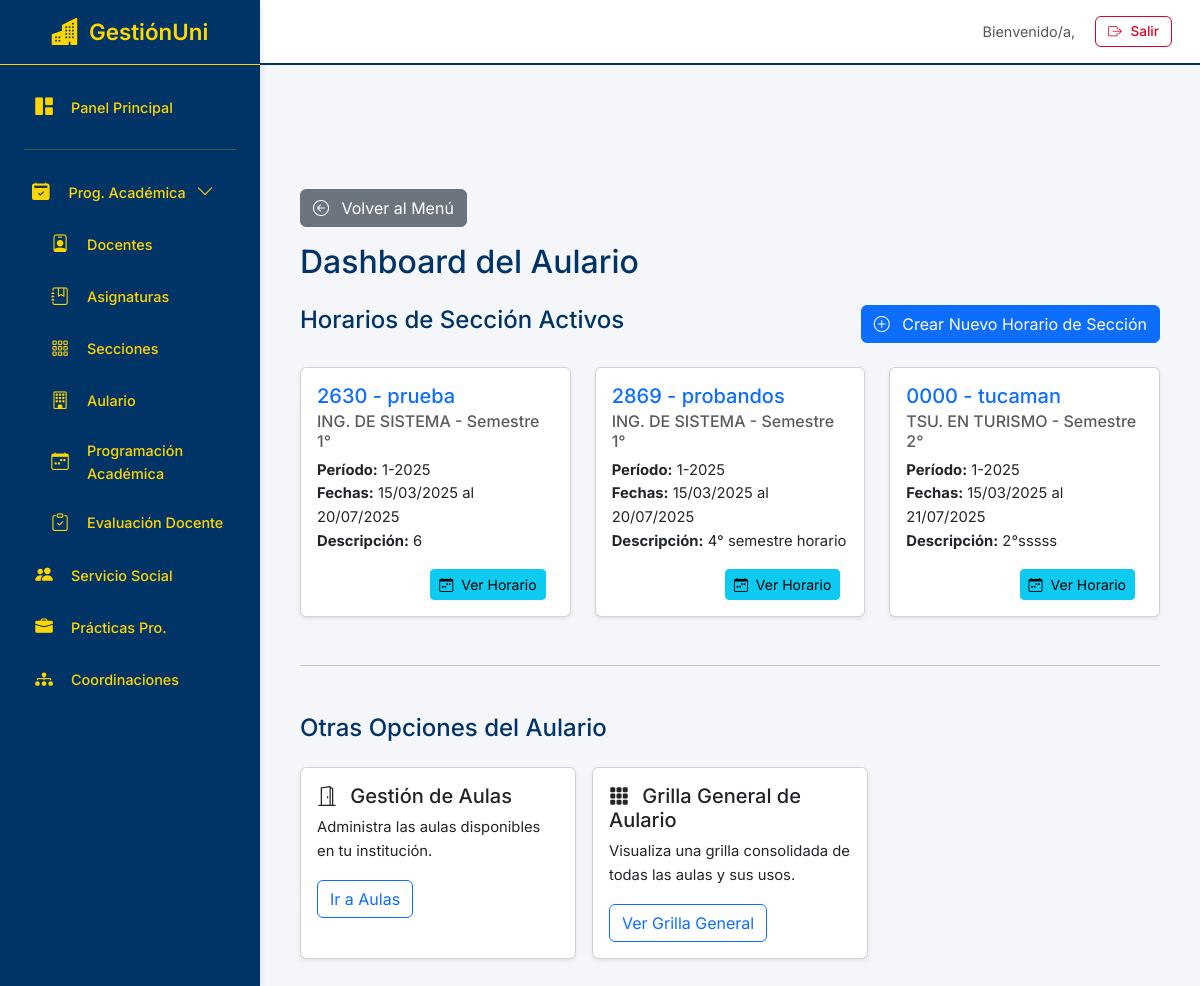
Page /programacion/aulario/ on the earlier database version.
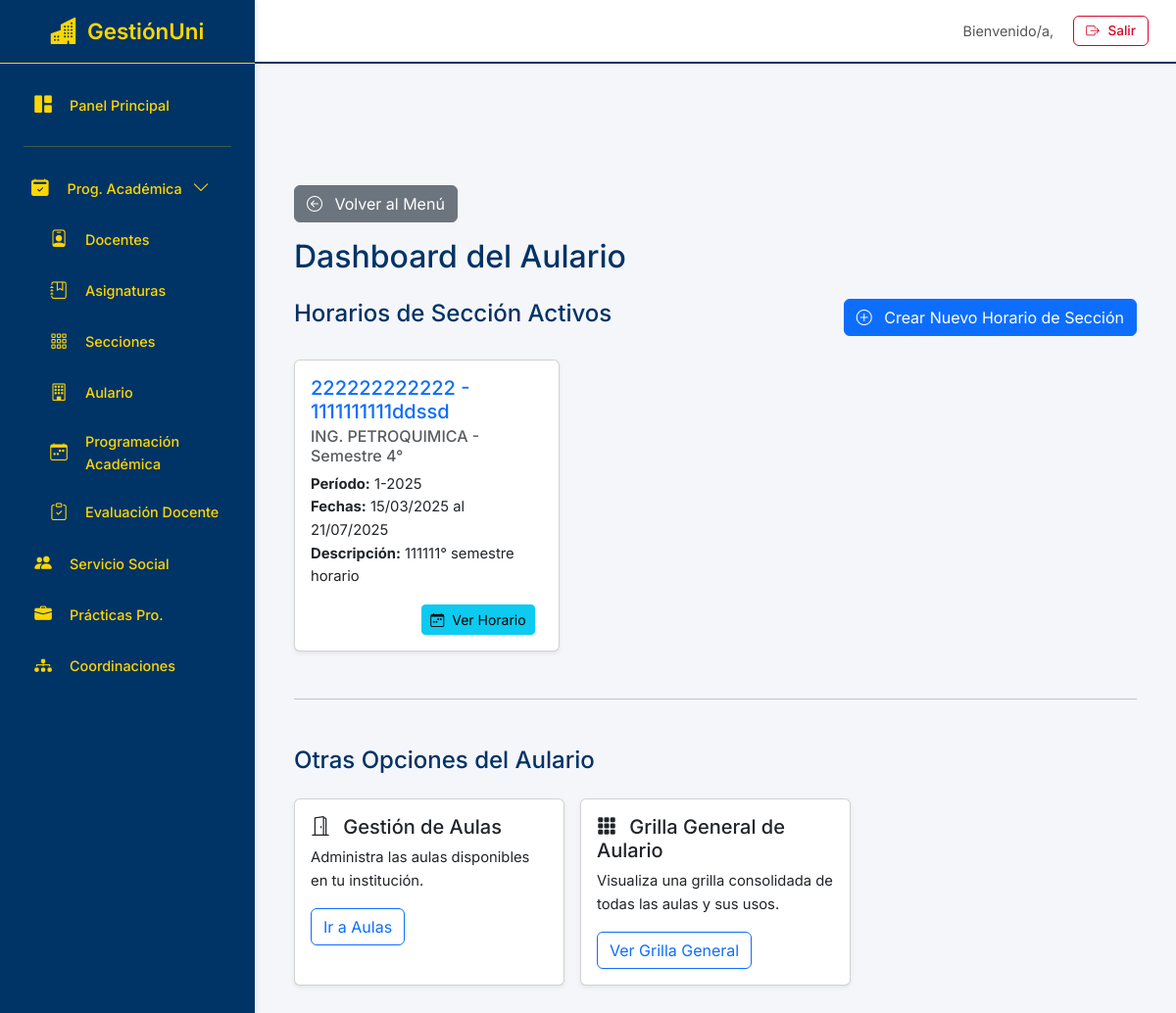
Same page on the later database version.
### programacion/models.py (models this page shows, shortened)
class HorarioSeccion(models.Model):
    seccion = models.ForeignKey(Seccion, on_delete=models.CASCADE, related_name='horarios')
    periodo = models.ForeignKey(Periodo, on_delete=models.CASCADE)
    fecha_inicio = models.DateField()
    fecha_fin = models.DateField()
    descripcion = models.CharField(max_length=200, blank=True)
    activo = models.BooleanField(default=True)

class Seccion(models.Model):
    TURNO_CHOICES = [ # Añadimos opciones para el campo 'turno'
        ('Diurno', 'Diurno'),
        ('Nocturno', 'Nocturno'),
    ]
    codigo = models.CharField(max_length=20, unique=True, verbose_name="Código de Sección") # Ejemplo: 2630D
    nombre = models.CharField(max_length=100, blank=True, verbose_name="Nombre de Sección (opcional)")
    semestre = models.ForeignKey(semestre, on_delete=models.CASCADE, related_name='secciones', verbose_name="Semestre")
    carrera = models.ForeignKey(Carrera, on_delete=models.CASCADE, verbose_name="Carrera")
    turno = models.CharField(
        max_length=10,
        choices=TURNO_CHOICES,
        default='Diurno', # Valor por defecto
        verbose_name="Turno"
    )
    capacidad = models.PositiveIntegerField(
        default=0,
        help_text="Número máximo de estudiantes",
        verbose_name="Capacidad"
    )
    periodo = models.ForeignKey( # Vinculamos la sección a un período académico específico
        Periodo,
        on_delete=models.SET_NULL, # Si el período se elimina, la sección no se borra, solo se desvincula.
        null=True,
        blank=True,
        related_name='secciones',
        verbose_name="Período Académico"
    )
    class Meta:
        unique_together = ('codigo', 'carrera', 'semestre', 'periodo')
        verbose_name = "Sección"
        verbose_name_plural = "Secciones"

class Carrera(models.Model):
    nombre = models.CharField(max_length=100, unique=True)

class semestre(models.Model):
    nombre = models.CharField(max_length=20)
    carrera = models.ForeignKey(Carrera, on_delete=models.CASCADE, related_name='semestres')

class Periodo(models.Model):
    nombre = models.CharField(max_length=20, unique=True)  # Ej: "1-2025"
    fecha_inicio = models.DateField()
    fecha_fin = models.DateField()

### programacion/views.py (the view)
# urls.py: path('aulario/', views.aulario_dashboard, name='aulario_dashboard'), # Vista principal del Aulario
def aulario_dashboard(request):
    horarios_activos = HorarioSeccion.objects.filter(activo=True).select_related('seccion__carrera', 'seccion__semestre', 'periodo').order_by('seccion__carrera__nombre', 'seccion__semestre__nombre', 'seccion__codigo')
    secciones = Seccion.objects.all().select_related('carrera', 'semestre').order_by('carrera__nombre', 'semestre__nombre', 'codigo')
    return render(request, 'aulario_dashboard.html', {
        'horarios_activos': horarios_activos,
        'secciones': secciones, # Secciones disponibles para crear un nuevo horario
    })

### programacion/templates/aulario_dashboard.html
{% extends "interfaz.html" %}
{% load static %}
{% block content %}
<div class="container mt-5 pt-5">
    <a href="{% url 'programacion:menu_programacion' %}" class="btn btn-secondary mb-3"><i class="bi bi-arrow-left-circle me-2"></i> Volver al Menú</a>
    <h2 class="mb-4">Dashboard del Aulario</h2>
    <div class="d-flex justify-content-between align-items-center mb-4">
        <h4>Horarios de Sección Activos</h4>
        <a href="{% url 'programacion:seleccionar_seccion' %}" class="btn btn-primary">
            <i class="bi bi-plus-circle me-2"></i> Crear Nuevo Horario de Sección
        </a>
    </div>
    {% if horarios_activos %}
        <div class="row g-4">
            {% for horario in horarios_activos %}
            <div class="col-md-6 col-lg-4">
                <div class="card shadow-sm h-100">
                    <div class="card-body d-flex flex-column">
                        <h5 class="card-title text-primary">{{ horario.seccion.codigo }} - {{ horario.seccion.nombre|default:"Sección sin nombre" }}</h5>
                        <h6 class="card-subtitle mb-2 text-muted">{{ horario.seccion.carrera.nombre }} - Semestre {{ horario.seccion.semestre.nombre }}</h6>
                        <p class="card-text">
                            <strong>Período:</strong> {{ horario.periodo.nombre }} <br>
                            <strong>Fechas:</strong> {{ horario.fecha_inicio|date:"d/m/Y" }} al {{ horario.fecha_fin|date:"d/m/Y" }} <br>
                            <strong>Descripción:</strong> {{ horario.descripcion|default:"Sin descripción" }}
                        </p>
                        <div class="mt-auto d-flex justify-content-end">
                            <a href="{% url 'programacion:programar_horario' seccion_id=horario.seccion.id %}" class="btn btn-info btn-sm me-2" title="Ver/Editar Horario">
                                <i class="bi bi-calendar-week me-1"></i> Ver Horario
                            </a>
                        </div>
                    </div>
                </div>
            </div>
            {% endfor %}
        </div>
    {% else %}
        <div class="alert alert-info text-center" role="alert">
            No hay horarios de sección activos registrados. ¡Crea uno para empezar!
        </div>
    {% endif %}
    <hr class="my-5">
    <h4 class="mb-4">Otras Opciones del Aulario</h4>
    <div class="row g-3">
        <div class="col-md-4">
            <div class="card h-100 shadow-sm">
                <div class="card-body">
                    <h5 class="card-title"><i class="bi bi-door-open me-2"></i> Gestión de Aulas</h5>
                    <p class="card-text">Administra las aulas disponibles en tu institución.</p>
                    <a href="{% url 'programacion:aula_list' %}" class="btn btn-outline-primary">Ir a Aulas</a>
                </div>
            </div>
        </div>
        <div class="col-md-4">
            <div class="card h-100 shadow-sm">
                <div class="card-body">
                    <h5 class="card-title"><i class="bi bi-grid-3x3-gap-fill me-2"></i> Grilla General de Aulario</h5>
                    <p class="card-text">Visualiza una grilla consolidada de todas las aulas y sus usos.</p>
                    <a href="{% url 'programacion:grilla_aulario' %}" class="btn btn-outline-primary">Ver Grilla General</a>
                </div>
            </div>
        </div>
    </div>
</div>
<link rel="stylesheet" href="https://cdn.jsdelivr.net/npm/bootstrap-icons@1.11.3/font/bootstrap-icons.min.css">
{% endblock %}

Differences in the rows shown:
removed HorarioSeccion: seccion.codigo "2630", seccion.nombre "prueba", seccion.carrera.nombre "ING. DE SISTEMA", seccion.semestre.nombre "1°", periodo.nombre "1-2025", fecha_inicio "15/03/2025", fecha_fin "20/07/2025", descripcion "6"
removed HorarioSeccion: seccion.codigo "2869", seccion.nombre "probandos", seccion.carrera.nombre "ING. DE SISTEMA", seccion.semestre.nombre "1°", periodo.nombre "1-2025", fecha_inicio "15/03/2025", fecha_fin "20/07/2025", descripcion "4° semestre horario"
removed HorarioSeccion: seccion.codigo "0000", seccion.nombre "tucaman", seccion.carrera.nombre "TSU. EN TURISMO", seccion.semestre.nombre "2°", periodo.nombre "1-2025", fecha_inicio "15/03/2025", fecha_fin "21/07/2025", descripcion "2°sssss"
added HorarioSeccion: seccion.codigo "222222222222", seccion.nombre "1111111111ddssd", seccion.carrera.nombre "ING. PETROQUIMICA", seccion.semestre.nombre "4°", periodo.nombre "1-2025", fecha_inicio "15/03/2025", fecha_fin "21/07/2025", descripcion "111111° semestre horario"
